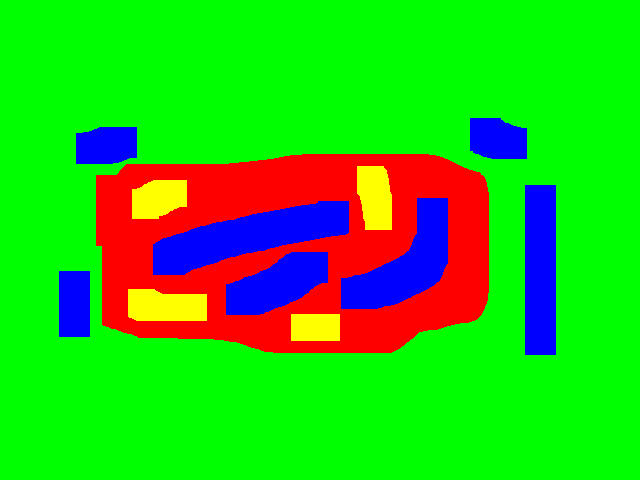
//> input picture test.png, 640 x 480 px
$ ./test   (built with g++ and OpenCV 4)
//> lines starting //> are read from the running program, lines starting //| are printed output that depends on the picture; after the words box and inside, x2 and y2 are one past the last pixel; in counts of white or black regions, pixels touching at a corner belong together
#include <opencv2/core/core.hpp>
#include <opencv2/highgui/highgui.hpp>
#include <opencv2/imgproc/imgproc.hpp>
#include <iostream>
#include <stdio.h>
#include <stdlib.h>

using namespace cv;
using namespace std;

Mat src;
Mat red;
Mat blue;
vector<vector<Point>> contours_red;
vector<vector<Point>> contours_blue;
vector<vector<Point>> contours_finish;
int thresh = 100;
void contourFinder(Mat, vector<vector<Point>>&, int, void*);

int main(int argc, char** argv)
{

    src = imread("test.png", CV_LOAD_IMAGE_COLOR);
//> src is the input picture: 480 rows x 640 cols, CV_8UC3; mean B, G, R 23.8, 193.3, 44

    inRange(src, Scalar(0, 0, 0), Scalar(0, 0, 255), red);
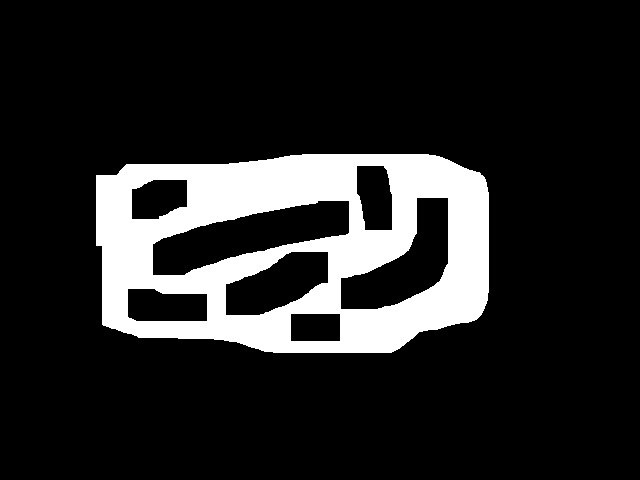
//> red: 480 rows x 640 cols, CV_8UC1; 14.9% white; 1 white region, box (x1, y1, x2, y2) and area: (96, 154, 489, 353) 45657
    inRange(src, Scalar(0, 0, 0), Scalar(255, 0, 0), blue);
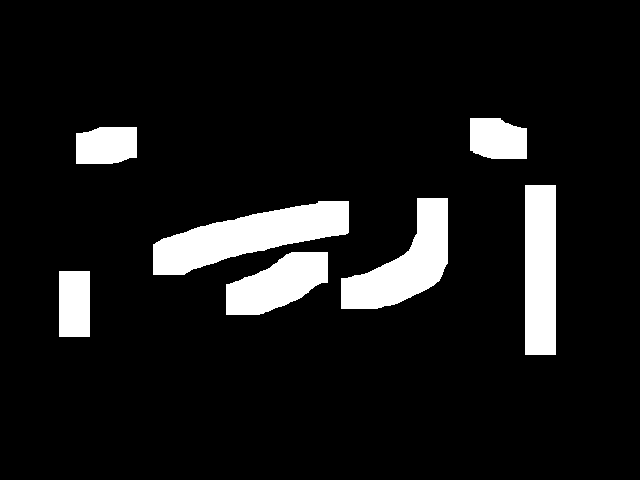
//> blue: 480 rows x 640 cols, CV_8UC1; 9.3% white; 7 white regions, largest, box (x1, y1, x2, y2) and area: (153, 201, 349, 275) 7367, (341, 198, 448, 309) 5761, (525, 185, 556, 355) 5270

    if (!src.data)
    {
        cout << "stuff does not exist" << endl;
        return -1;
    }

    contourFinder(red, contours_red, 0, 0);
//> in contourFinder, `Canny(img, canny_output, thresh, thresh*2, 3);`:
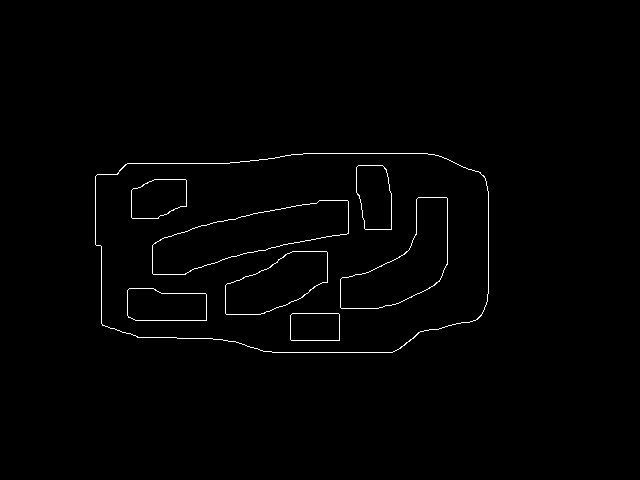
//> canny_output: 480 rows x 640 cols, CV_8UC1; 0.95% white in thin lines or dots, all inside (x1, y1, x2, y2) = (95, 153, 489, 353)
//> in contourFinder, `findContours(canny_output, contours, hierarchy, CV_RETR_TREE, CV_CHAIN..`: contours = 16 contours; largest, box (x1, y1, x2, y2) and area: (95, 153, 489, 353) 70291, (95, 153, 489, 353) 70262, (152, 200, 349, 275) 7365, (152, 200, 349, 275) 7360, (340, 197, 448, 309) 5763
//> contours_red has the same summary as contours in contourFinder
    contourFinder(blue, contours_blue,  0, 0);
//> in contourFinder (call 2), `Canny(img, canny_output, thresh, thresh*2, 3);`:
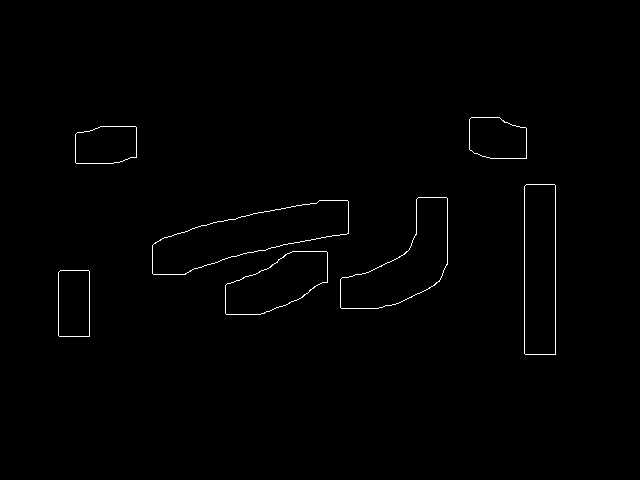
//> canny_output: 480 rows x 640 cols, CV_8UC1; 0.67% white in thin lines or dots, all inside (x1, y1, x2, y2) = (58, 117, 556, 355)
//> in contourFinder (call 2), `findContours(canny_output, contours, hierarchy, CV_RETR_TREE, CV_CHAIN..`: contours = 14 contours; largest, box (x1, y1, x2, y2) and area: (152, 200, 349, 275) 7365, (152, 200, 349, 275) 7360, (340, 197, 448, 309) 5763, (340, 197, 448, 309) 5750, (524, 184, 556, 355) 5267
//> contours_blue has the same summary as contours in contourFinder

    for(int i = 0; i < contours_blue.size(); i++)
    {
        for(int j = 0; j < contours_red.size(); j++)
        {
            if((matchShapes(contours_blue[i], contours_red[j], CV_CONTOURS_MATCH_I1, 0)) <= 0.001) //0.0 = same contour; 0.001 = rotated contour
            {
                contours_finish.push_back(contours_blue[i]);
            }
        }
    }
//> this loop made 14 passes
//> after the loop, contours_finish = 6 contours; box (x1, y1, x2, y2) and area: (152, 200, 349, 275) 7365, (152, 200, 349, 275) 7360, (340, 197, 448, 309) 5763, (340, 197, 448, 309) 5750, (225, 251, 328, 315) 4138, (225, 251, 328, 315) 4120

    for(int i = 0; i < contours_finish.size(); i++)
    {
        drawContours( src, contours_finish, i, Scalar(0, 0, 0), 2, 8, noArray(), 0, Point() );
    }
//> this loop made 6 passes
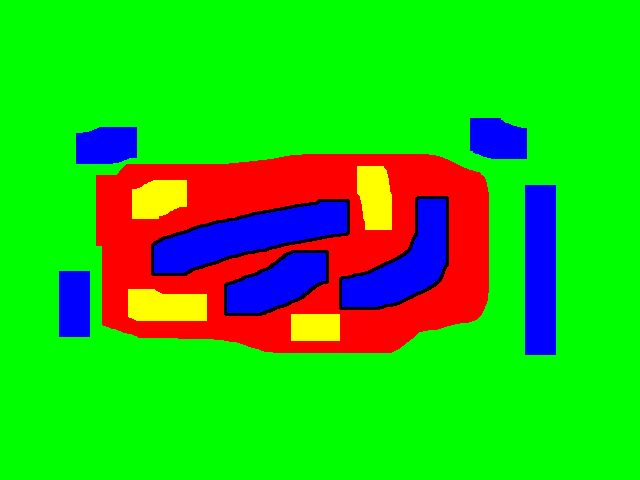
//> src: 480 rows x 640 cols, CV_8UC3; 1.21% of pixels changed, all inside (x1, y1, x2, y2) = (151, 196, 449, 316)

    namedWindow("stuff", CV_WINDOW_AUTOSIZE);
    imshow("stuff", src);

    waitKey(0);

    return 0;
}

void contourFinder(Mat img, vector<vector<Point>> &contours, int, void*)
{
    Mat canny_output;
    vector<Vec4i> hierarchy;

    Canny(img, canny_output, thresh, thresh*2, 3);
    findContours(canny_output, contours, hierarchy, CV_RETR_TREE, CV_CHAIN_APPROX_SIMPLE, Point(0,0));

}
